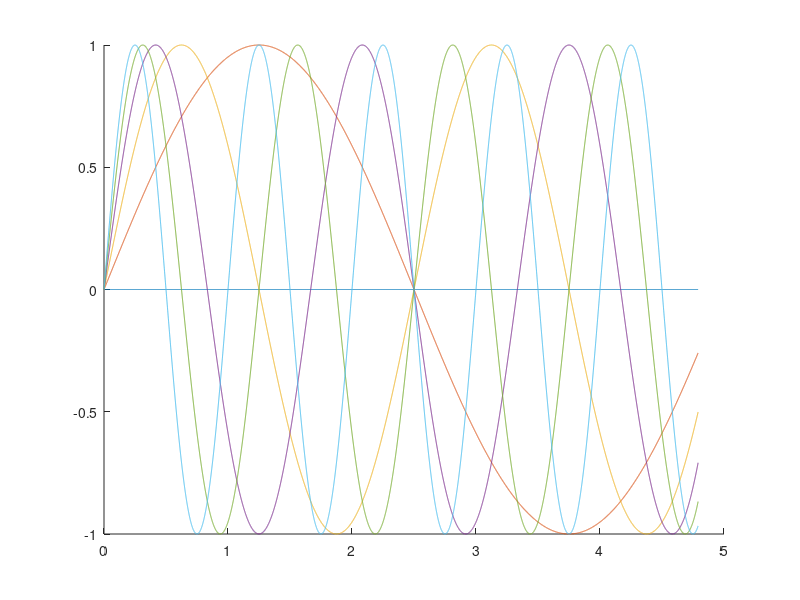

The MATLAB script that drew this image:
t=linspace(0,4.7911,10000);
w=linspace(0,2*pi,6);
[new_t new_w]=meshgrid(t,w);
x=new_w.*new_t;
for i=1:6
y=sin(x(i,:));
hold on;
plot(t,y)
end